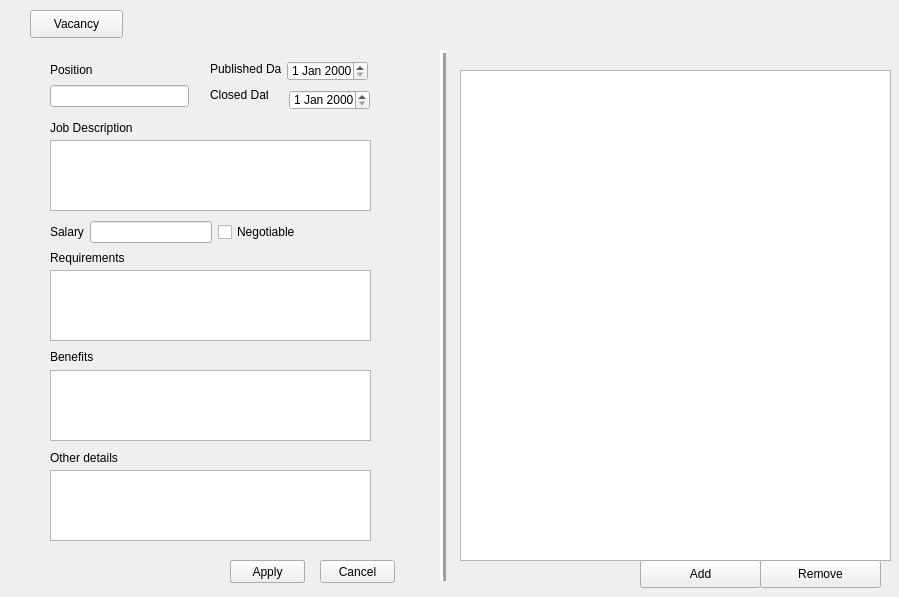
<?xml version="1.0" encoding="UTF-8"?>
<ui version="4.0">
 <class>vacancy</class>
 <widget class="QDialog" name="vacancy">
  <property name="geometry">
   <rect>
    <x>0</x>
    <y>0</y>
    <width>899</width>
    <height>597</height>
   </rect>
  </property>
  <property name="windowTitle">
   <string>Dialog</string>
  </property>
  <widget class="QLabel" name="label">
   <property name="geometry">
    <rect>
     <x>210</x>
     <y>61</y>
     <width>71</width>
     <height>16</height>
    </rect>
   </property>
   <property name="text">
    <string>Published Date</string>
   </property>
  </widget>
  <widget class="QLabel" name="label_2">
   <property name="geometry">
    <rect>
     <x>210</x>
     <y>87</y>
     <width>58</width>
     <height>16</height>
    </rect>
   </property>
   <property name="text">
    <string>Closed Date</string>
   </property>
  </widget>
  <widget class="QDateEdit" name="dateEdit_published">
   <property name="geometry">
    <rect>
     <x>287</x>
     <y>61</y>
     <width>81</width>
     <height>20</height>
    </rect>
   </property>
  </widget>
  <widget class="QDateEdit" name="dateEdit_closed">
   <property name="geometry">
    <rect>
     <x>289</x>
     <y>90</y>
     <width>81</width>
     <height>20</height>
    </rect>
   </property>
  </widget>
  <widget class="QLabel" name="label_3">
   <property name="geometry">
    <rect>
     <x>50</x>
     <y>120</y>
     <width>111</width>
     <height>16</height>
    </rect>
   </property>
   <property name="text">
    <string>Job Description</string>
   </property>
  </widget>
  <widget class="QTextEdit" name="textEdit_desc">
   <property name="geometry">
    <rect>
     <x>50</x>
     <y>140</y>
     <width>321</width>
     <height>71</height>
    </rect>
   </property>
  </widget>
  <widget class="QLabel" name="label_5">
   <property name="geometry">
    <rect>
     <x>50</x>
     <y>250</y>
     <width>101</width>
     <height>16</height>
    </rect>
   </property>
   <property name="text">
    <string>Requirements</string>
   </property>
  </widget>
  <widget class="QTextEdit" name="textEdit_require">
   <property name="geometry">
    <rect>
     <x>50</x>
     <y>270</y>
     <width>321</width>
     <height>71</height>
    </rect>
   </property>
  </widget>
  <widget class="QTextEdit" name="textEdit_bene">
   <property name="geometry">
    <rect>
     <x>50</x>
     <y>370</y>
     <width>321</width>
     <height>71</height>
    </rect>
   </property>
  </widget>
  <widget class="QTextEdit" name="textEdit_other">
   <property name="geometry">
    <rect>
     <x>50</x>
     <y>470</y>
     <width>321</width>
     <height>71</height>
    </rect>
   </property>
  </widget>
  <widget class="QLabel" name="label_6">
   <property name="geometry">
    <rect>
     <x>50</x>
     <y>350</y>
     <width>47</width>
     <height>13</height>
    </rect>
   </property>
   <property name="text">
    <string>Benefits</string>
   </property>
  </widget>
  <widget class="QLabel" name="label_7">
   <property name="geometry">
    <rect>
     <x>50</x>
     <y>450</y>
     <width>81</width>
     <height>16</height>
    </rect>
   </property>
   <property name="text">
    <string>Other details</string>
   </property>
  </widget>
  <widget class="QPushButton" name="pushButton_add_vacancy">
   <property name="geometry">
    <rect>
     <x>230</x>
     <y>560</y>
     <width>75</width>
     <height>23</height>
    </rect>
   </property>
   <property name="text">
    <string>OK</string>
   </property>
  </widget>
  <widget class="QPushButton" name="pushButton_back">
   <property name="geometry">
    <rect>
     <x>320</x>
     <y>560</y>
     <width>75</width>
     <height>23</height>
    </rect>
   </property>
   <property name="text">
    <string>Cancel</string>
   </property>
  </widget>
  <widget class="QWidget" name="layoutWidget">
   <property name="geometry">
    <rect>
     <x>50</x>
     <y>220</y>
     <width>251</width>
     <height>24</height>
    </rect>
   </property>
   <layout class="QGridLayout" name="gridLayout">
    <item row="0" column="0">
     <widget class="QLabel" name="label_4">
      <property name="text">
       <string>Salary</string>
      </property>
     </widget>
    </item>
    <item row="0" column="1">
     <widget class="QLineEdit" name="lineEdit_salary"/>
    </item>
    <item row="0" column="2">
     <widget class="QCheckBox" name="checkBox_nego">
      <property name="text">
       <string>Negotiable</string>
      </property>
     </widget>
    </item>
   </layout>
  </widget>
  <widget class="QWidget" name="layoutWidget">
   <property name="geometry">
    <rect>
     <x>50</x>
     <y>60</y>
     <width>139</width>
     <height>47</height>
    </rect>
   </property>
   <layout class="QVBoxLayout" name="verticalLayout">
    <item>
     <widget class="QLabel" name="label_8">
      <property name="text">
       <string>Position</string>
      </property>
     </widget>
    </item>
    <item>
     <widget class="QLineEdit" name="lineEdit_position"/>
    </item>
   </layout>
  </widget>
  <widget class="QPushButton" name="pushButton_apply">
   <property name="geometry">
    <rect>
     <x>230</x>
     <y>560</y>
     <width>75</width>
     <height>23</height>
    </rect>
   </property>
   <property name="text">
    <string>Apply</string>
   </property>
  </widget>
  <widget class="Line" name="line">
   <property name="geometry">
    <rect>
     <x>433</x>
     <y>50</y>
     <width>20</width>
     <height>531</height>
    </rect>
   </property>
   <property name="frameShadow">
    <enum>QFrame::Raised</enum>
   </property>
   <property name="lineWidth">
    <number>3</number>
   </property>
   <property name="orientation">
    <enum>Qt::Vertical</enum>
   </property>
  </widget>
  <widget class="QTableView" name="tableView_locations">
   <property name="geometry">
    <rect>
     <x>460</x>
     <y>70</y>
     <width>431</width>
     <height>491</height>
    </rect>
   </property>
  </widget>
  <widget class="QPushButton" name="pushButton_add_location">
   <property name="geometry">
    <rect>
     <x>640</x>
     <y>560</y>
     <width>121</width>
     <height>28</height>
    </rect>
   </property>
   <property name="text">
    <string>Add</string>
   </property>
  </widget>
  <widget class="QPushButton" name="pushButton_del_location">
   <property name="geometry">
    <rect>
     <x>760</x>
     <y>560</y>
     <width>121</width>
     <height>28</height>
    </rect>
   </property>
   <property name="text">
    <string>Remove</string>
   </property>
  </widget>
  <widget class="QPushButton" name="pushButton_reload">
   <property name="geometry">
    <rect>
     <x>30</x>
     <y>10</y>
     <width>93</width>
     <height>28</height>
    </rect>
   </property>
   <property name="text">
    <string>Vacancy</string>
   </property>
  </widget>
 </widget>
 <resources/>
 <connections/>
</ui>
